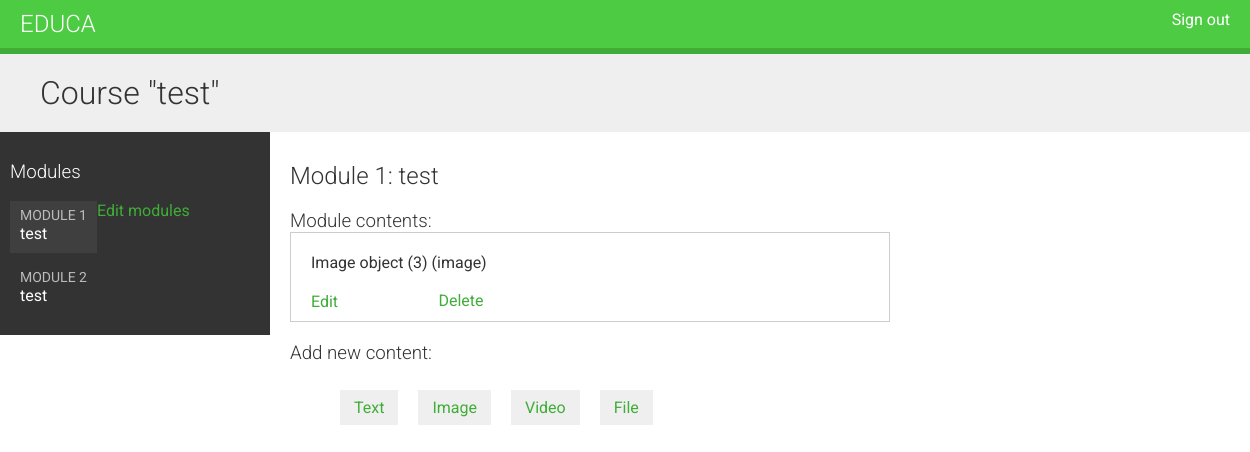
The page /course/module/2/ (signed in) on the database as committed earlier.
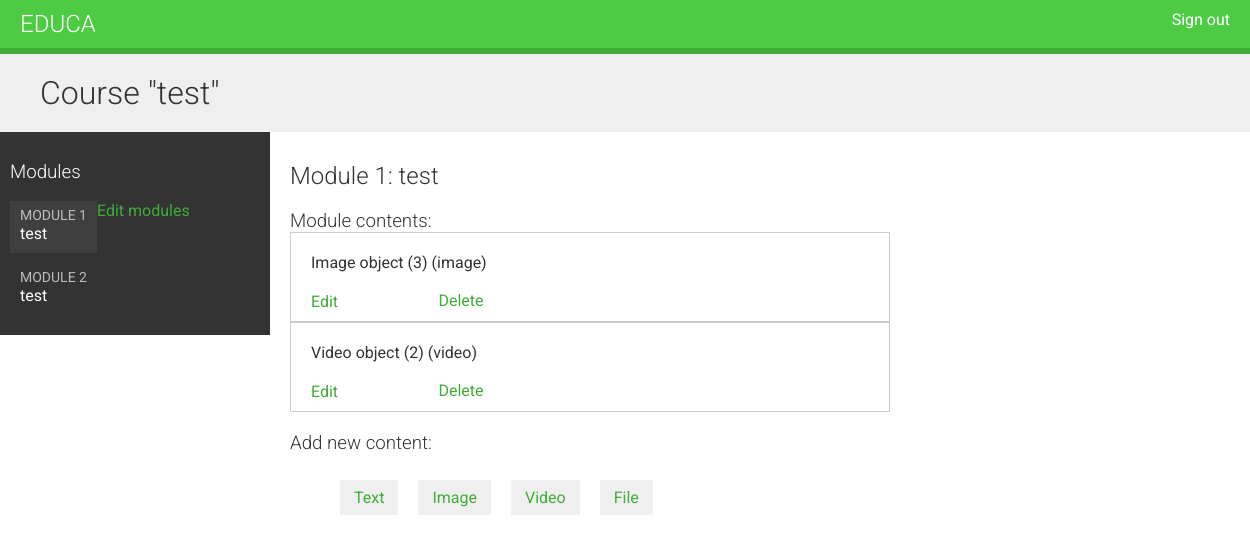
The same page on the database as committed later.
### courses/models.py (models this page shows, shortened)
class Module(models.Model):
    course = models.ForeignKey(Course,
                               related_name='modules',
                               on_delete=models.CASCADE)
    title = models.CharField(max_length=200)
    description = models.TextField(blank=True)
    order = OrderField(blank=True, for_fields=['course'])
    class Meta:
            ordering = ['order']

class Content(models.Model):
    module = models.ForeignKey(Module,
                               related_name='contents',
                               on_delete=models.CASCADE)
    content_type = models.ForeignKey(ContentType,
                                     limit_choices_to={'model__in':('text',
                                                                    'video',
                                                                    'image',
                                                                    'file')},
                                     on_delete=models.CASCADE)
    object_id = models.PositiveIntegerField()
    item = GenericForeignKey('content_type', 'object_id')
    order = OrderField(blank=True, for_fields=['module'])
    class Meta:
            ordering = ['order']

class ItemBase(models.Model):
    owner = models.ForeignKey(User,
                              related_name='%(class)s_related',
                              on_delete=models.CASCADE)
    title = models.CharField(max_length=250)
    created = models.DateTimeField(auto_now_add=True)
    updated = models.DateTimeField(auto_now=True)
    class Meta:
        abstract = True

class Image(ItemBase):
       file = models.FileField(upload_to='images')

class Video(ItemBase):
    url = models.URLField()

### courses/views.py (the view)
class ModuleContentListView(TemplateResponseMixin, View):
    template_name = 'courses/manage/module/content_list.html'
    def get(self, request, module_id):
        module = get_object_or_404(Module,
                                   id=module_id,
                                   course__owner=request.user)
        return self.render_to_response({'module': module})

### courses/templatetags/course.py (called while the page is built)
@register.filter
def model_name(obj):
    try:
        return obj._meta.model_name
    except AttributeError:
        return None

### courses/templates/courses/manage/module/content_list.html (shortened to what this page needs)
{% extends "base.html" %}
{% load course %}
{% block content %}
  {% with course=module.course %}
    <h1>Course "{{ course.title }}"</h1>
    <div class="contents">
      <h3>Modules</h3>
      <ul id="modules">
        {% for m in course.modules.all %}
          <li data-id="{{ m.id }}" {% if m == module %}class="selected"{% endif %}>
            <a href="{% url "module_content_list" m.id %}">
              <span>
                Module <span class="order">{{ m.order|add:1 }}</span>
              </span>
              <br>
              {{ m.title }}
            </a>
          </li>
        {% empty %}
          <li>No modules yet.</li>
        {% endfor %}
      </ul>
      <p><a href="{% url "course_module_update" course.id %}">Edit modules</a></p>
    </div>
    <div class="module">
      <h2>Module {{ module.order|add:1 }}: {{ module.title }}</h2>
      <h3>Module contents:</h3>
      <div id="module-contents">
        {% for content in module.contents.all %}
          <div data-id="{{ content.id }}">
            {% with item=content.item %}
              <p>{{ item }} ({{ item|model_name }})</p>
              <a href="{% url "module_content_update" module.id item|model_name item.id %}">Edit</a>
              <form action="{% url "module_content_delete" content.id %}" method="post">
                <input type="submit" value="Delete">
              </form>
            {% endwith %}
          </div>
        {% empty %}
          <p>This module has no contents yet.</p>
        {% endfor %}
      </div>
      <h3>Add new content:</h3>
      <ul class="content-types">
        <li><a href="{% url "module_content_create" module.id "text" %}">Text</a></li>
        <li><a href="{% url "module_content_create" module.id "image" %}">Image</a></li>
        <li><a href="{% url "module_content_create" module.id "video" %}">Video</a></li>
        <li><a href="{% url "module_content_create" module.id "file" %}">File</a></li>
      </ul>
    </div>
  {% endwith %}
{% endblock %}

Rows that differ between the two databases and show on the page:
added Content: item "Video object (2)", item|model_name "video"
